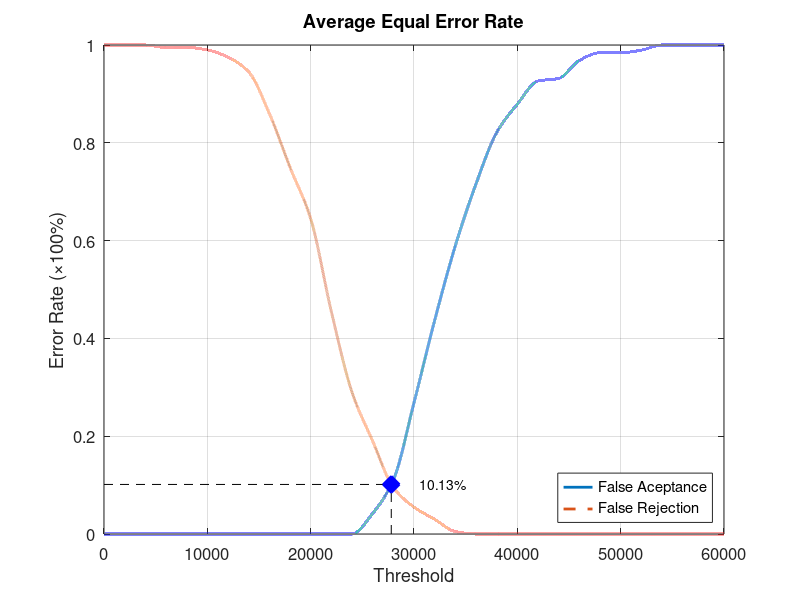
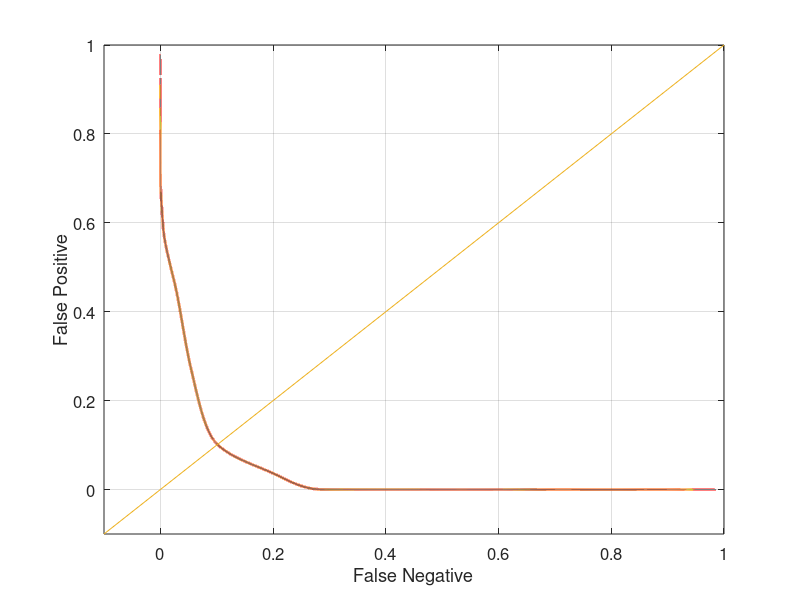

Source code (MATLAB) for these figures, in order:
function yEER = Database5_1
close all;
clear;
clc;
x = 0:2000:60000;
xq = 0:0.5:60000;

y0 = [0 0 0 0 0 0 0 0 0 0 0 0 0 0.0421053 0.110526 0.268421 0.436842 0.589474 0.715789 0.821053 0.878947 0.926316 0.931579 0.968421 0.984211 0.984211 0.989474 1 1 1 1];
yy0 = interp1(x, y0, xq, 'pchip');
y1 = [1 1 1 0.995 0.995 0.99 0.975 0.945 0.86 0.75 0.645 0.455 0.29 0.19 0.095 0.055 0.03 0.005 0 0 0 0 0 0 0 0 0 0 0 0 0];
yy1 = interp1(x, y1, xq, 'pchip');

% Calculating EER: 
y2 = abs(y0 - y1);
find(y2 == min(y2))
yy2 = abs(yy0 - yy1);
xEER = find(yy2 == min(yy2));
xEERIndex = xq(xEER) % X-axis EER
yEER = yy0(xEER) % Y-axis EER

main = figure
plot(xq, yy0,'-','LineWidth', 2);	hold on
plot(xq, yy1,'--','LineWidth', 2);	hold on
plot([xEERIndex xEERIndex], [0 yEER], 'k--');	hold on
plot([0 xEERIndex], [yEER yEER], 'k--');	hold on
plot(xEERIndex, yEER, 'bx', 'LineWidth', 10);	hold on
text(xEERIndex + 10 * xEERIndex / 100, yEER, [num2str(round((10000 * yEER)) / 100) '%'])
legend('False Aceptance', 'False Rejection', 'Location', 'SouthEast')
xlabel('Threshold')
ylabel('Error Rate (\times100%)')
title('Average Equal Error Rate')
set(gca, 'FontSize', 12)
axis([0 60000 0 1])
grid on

print(main, 'Database5_1Main', '-dpng');
FNRxFPR = figure('Color', [1 1 1]);
plot(yy1, yy0, '-', yy1, yy0, 'LineWidth', 2);
hold on
y = -0.1:0.1:1
plot(y, y); 
set(gca, 'FontSize', 12)
xlabel('False Negative')
ylabel('False Positive')
axis([-0.1 1 -0.1 1])
set(gca, 'FontSize', 12)
grid on

print(FNRxFPR, 'Database5_1FNRxFPR','-dpng');
end
